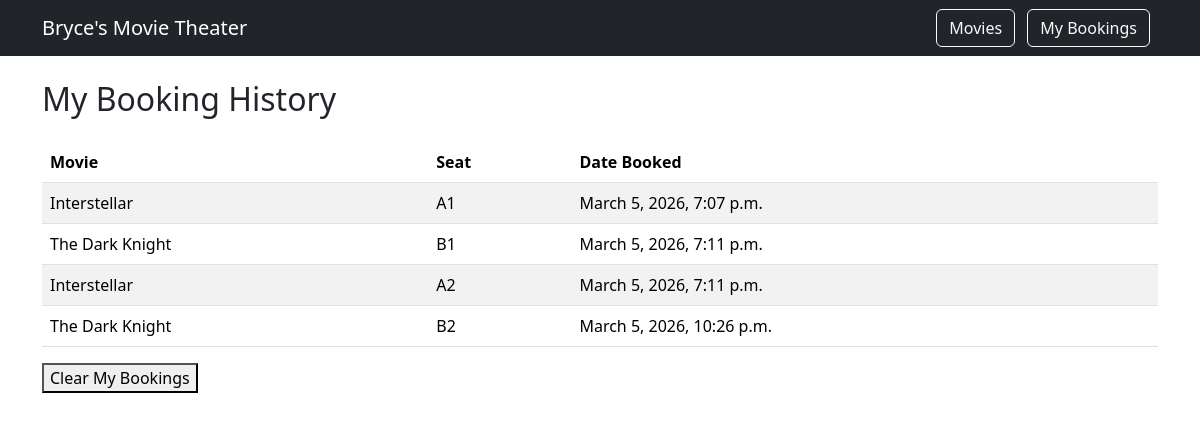
Before: /api/bookings/ (signed in) with the older database file.
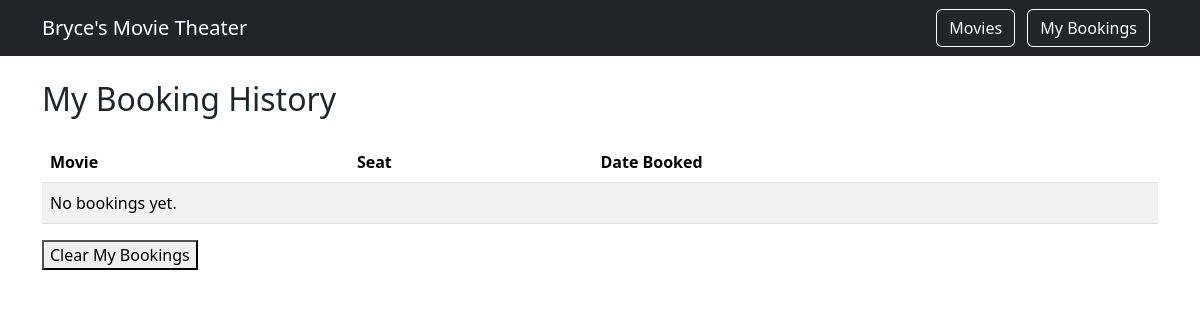
After: the same page with the newer database file.
### bookings/models.py (models this page shows, shortened)
class Booking(models.Model):
    movie = models.ForeignKey(Movie, on_delete=models.CASCADE)
    seat = models.ForeignKey(Seat, on_delete=models.CASCADE)
    user = models.ForeignKey(User, on_delete=models.CASCADE)
    bookingDate = models.DateTimeField(auto_now_add=True)

class Movie(models.Model):
    title = models.CharField()
    description = models.TextField()
    releaseDate = models.DateField()
    duration = models.PositiveIntegerField()

class Seat(models.Model):
    seatNumber = models.CharField()
    isBooked = models.BooleanField(default=False)

### bookings/views.py (the view)
# urls.py: path('bookings/', views.bookingHistory, name='bookingHistory'),
@login_required
def bookingHistory(request):
    bookings = Booking.objects.filter(user=request.user)
    return render(request, 'bookings/bookingHistory.html', {
        'bookings': bookings
    })

### bookings/templates/bookings/bookingHistory.html (shortened to what this page needs)
{% extends 'bookings/base.html' %}
{% block content %}
<h2 class="mb-4">My Booking History</h2>
<table class="table table-striped">
    <thead>
        <tr>
            <th>Movie</th>
            <th>Seat</th>
            <th>Date Booked</th>
        </tr>
    </thead>
    <tbody>
        {% for booking in bookings %}
        <tr>
            <td>{{ booking.movie.title }}</td>
            <td>{{ booking.seat.seatNumber }}</td>
            <td>{{ booking.bookingDate }}</td>
        </tr>
        {% empty %}
        <tr>
            <td colspan="3">No bookings yet.</td>
        </tr>
        {% endfor %}
    </tbody>
</table>
<form method="POST" action="{% url 'clearBookings' %}">
    <button type="submit">Clear My Bookings</button>
</form>
{% endblock %}

### bookings/templates/bookings/base.html (shortened to what this page needs)
<!DOCTYPE html>
<html lang="en">
<head>
    <link href="https://cdn.jsdelivr.net/npm/bootstrap@5.3.2/dist/css/bootstrap.min.css" rel="stylesheet">
</head>
<body>
<nav class="navbar navbar-expand-lg navbar-dark bg-dark">
    <div class="container">
        <a class="navbar-brand" href="/">Bryce's Movie Theater</a>
        <div>
            <a class="btn btn-outline-light me-2" href="{% url 'movieList' %}">Movies</a>
            <a class="btn btn-outline-light me-2" href="{% url 'bookingHistory' %}">My Bookings</a>
        </div>
    </div>
</nav>
<div class="container mt-4">
    {% block content %}
    {% endblock %}
</div>
</body>
</html>

Changed rows visible on the page:
removed Booking: movie "Interstellar", seat.seatNumber "A1", bookingDate "March 5, 2026, 7:07 p.m."
removed Booking: movie "The Dark Knight", seat.seatNumber "B1", bookingDate "March 5, 2026, 7:11 p.m."
removed Booking: movie "Interstellar", seat.seatNumber "A2", bookingDate "March 5, 2026, 7:11 p.m."
removed Booking: movie "The Dark Knight", seat.seatNumber "B2", bookingDate "March 5, 2026, 10:26 p.m."
Other visible differences:
text now shown: "No bookings yet."
